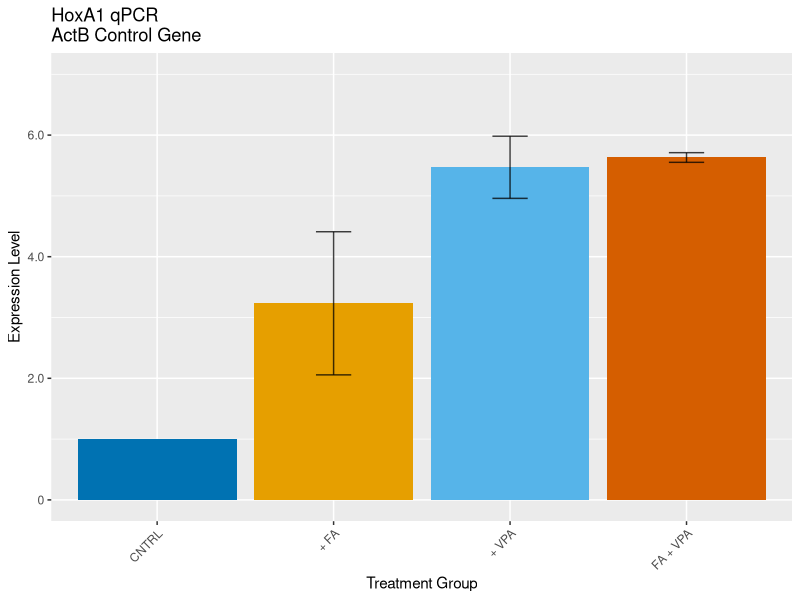
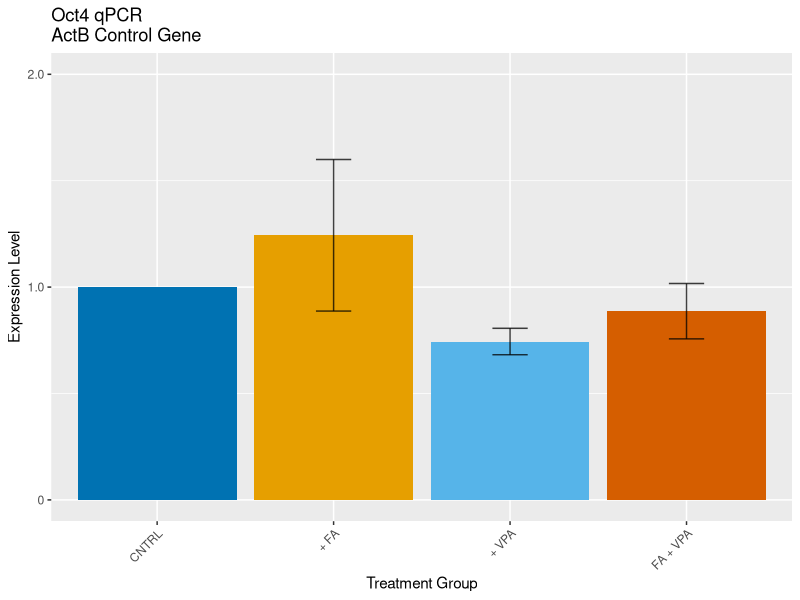
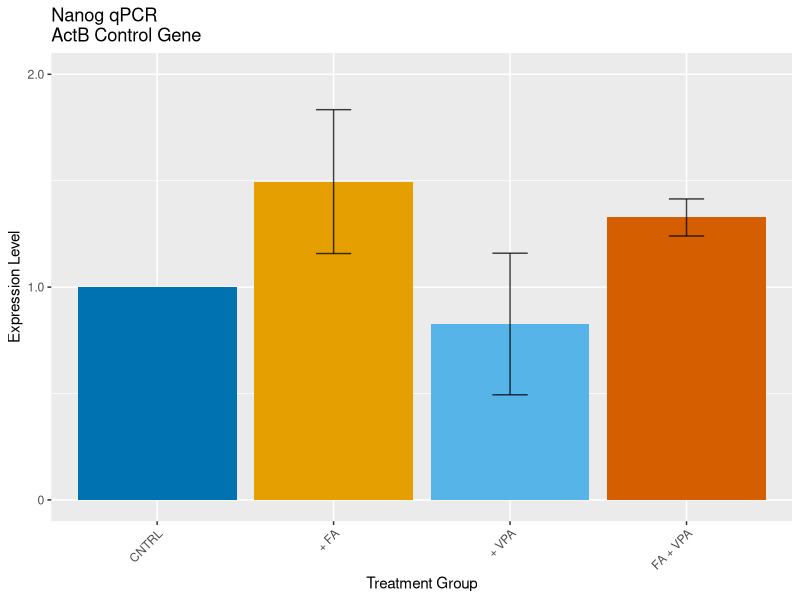
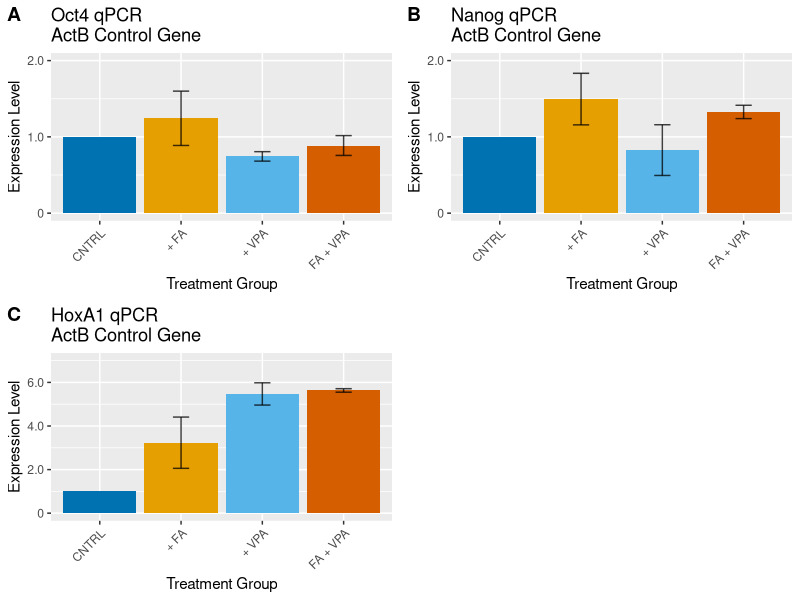

Write R code to recreate these figures, in order.
## ---- chunk 1
knitr::opts_chunk$set(echo = TRUE, warning = FALSE, error = FALSE, message = FALSE)
## ---- chunk 2
library(tidyverse)
library(cowplot)
## ---- chunk 3
cyst_data_exp1 <- read_csv("./data/cyst_qPCR_exp1_all_genes.csv") %>% 
  rename(Oct4 = Oct)
cyst_data_exp2 <- read_csv("./data/cyst_qPCR_exp2_all_genes.csv") %>% 
  rename(Oct4 = Oct)
mesc_vpa_fa_exp <- read_csv("./data/mesc_diff_exp.csv") %>% 
  rename(Oct4 = Oct)
## ---- chunk 4
vpa_fa_pal <- c("#0072B2", "#E69F00", "#56B4E9","#D55E00")
glimpse(mesc_vpa_fa_exp)
mesc_vpa_fa_exp$HoxA1[10] <- NA
mesc_vpa_fa_exp$Group <- factor(c("CNTRL", rep("+ FA", 3), rep("+ VPA", 3), rep("FA + VPA", 3)))

mesc_vpa_fa_qpcr_plot <- function(df) {
  # The plots for this experiment all have the same appearance,
  # and differ only in what gene data is used to make the plots.
  # This function is to hide/standardize the plot code that's
  # shared between the 3 plots to reduce copy/paste
  
  df %>% 
  ggplot(aes(x = Group, y = e_level, fill = Group)) + 
  geom_bar(stat = "identity") +
  scale_x_discrete(limits = c("CNTRL", "+ FA", "+ VPA", "FA + VPA")) +
  xlab("Treatment Group") +
  ylab("Expression Level") +
  geom_errorbar(aes(ymin = e_level - se, ymax = e_level + se), width = 0.2, size = 0.5, alpha = 0.75) +
  scale_fill_manual(breaks = c("CNTRL", "+ FA", "+ VPA", "FA + VPA"), values = vpa_fa_pal) +
  theme(
    axis.text.x = element_text(angle = 45, vjust = 1, hjust = 1),
    legend.position = "none"
    )
}
## ---- chunk 5
(hoxa1_gene_expression <- mesc_vpa_fa_exp %>%
  group_by(Group) %>% 
  summarize(
    e_level = mean(HoxA1, na.rm = TRUE), 
    se = sqrt(var(HoxA1, na.rm = TRUE) / length(HoxA1))
    ) %>% 
  mesc_vpa_fa_qpcr_plot() +
  ggtitle("HoxA1 qPCR\nActB Control Gene") +
  scale_y_continuous(labels = c("0", "2.0", "4.0", "6.0"), breaks = c(0, 2, 4, 6), limits = c(0, 7))
)
## ---- chunk 6
(oct4_gene_expression <- mesc_vpa_fa_exp %>%
  group_by(Group) %>% 
  summarize(
    e_level = mean(Oct4), 
    se = sqrt(var(Oct4) / length(Oct4))
    ) %>% 
  mesc_vpa_fa_qpcr_plot() +
  ggtitle("Oct4 qPCR\nActB Control Gene") +
  scale_y_continuous(labels = c("0", "1.0", "2.0"), breaks = c(0, 1, 2), limits = c(0, 2))
 )
## ---- chunk 7
(nanog_gene_expression <- mesc_vpa_fa_exp %>%
  group_by(Group) %>% 
  summarize(
    e_level = mean(Nanog, na.rm = TRUE), 
    se = sqrt(var(Nanog, na.rm = TRUE) / length(Nanog))
    ) %>% 
  mesc_vpa_fa_qpcr_plot() +
  ggtitle("Nanog qPCR\nActB Control Gene") +
  scale_y_continuous(labels = c("0", "1.0", "2.0"), breaks = c(0, 1, 2), limits = c(0, 2))
 )
## ---- chunk 8
vpa_fa_3plot_grid <- plot_grid(
  oct4_gene_expression, nanog_gene_expression, hoxa1_gene_expression, 
  ncol = 2, nrow = 2,
  labels = c("A", "B", "C")
  )
vpa_fa_3plot_grid
#save_plot("vpa_fa_mesc_qpcr_3plot_grid.png", vpa_fa_3plot_grid, base_height = 7, base_width = 6)
